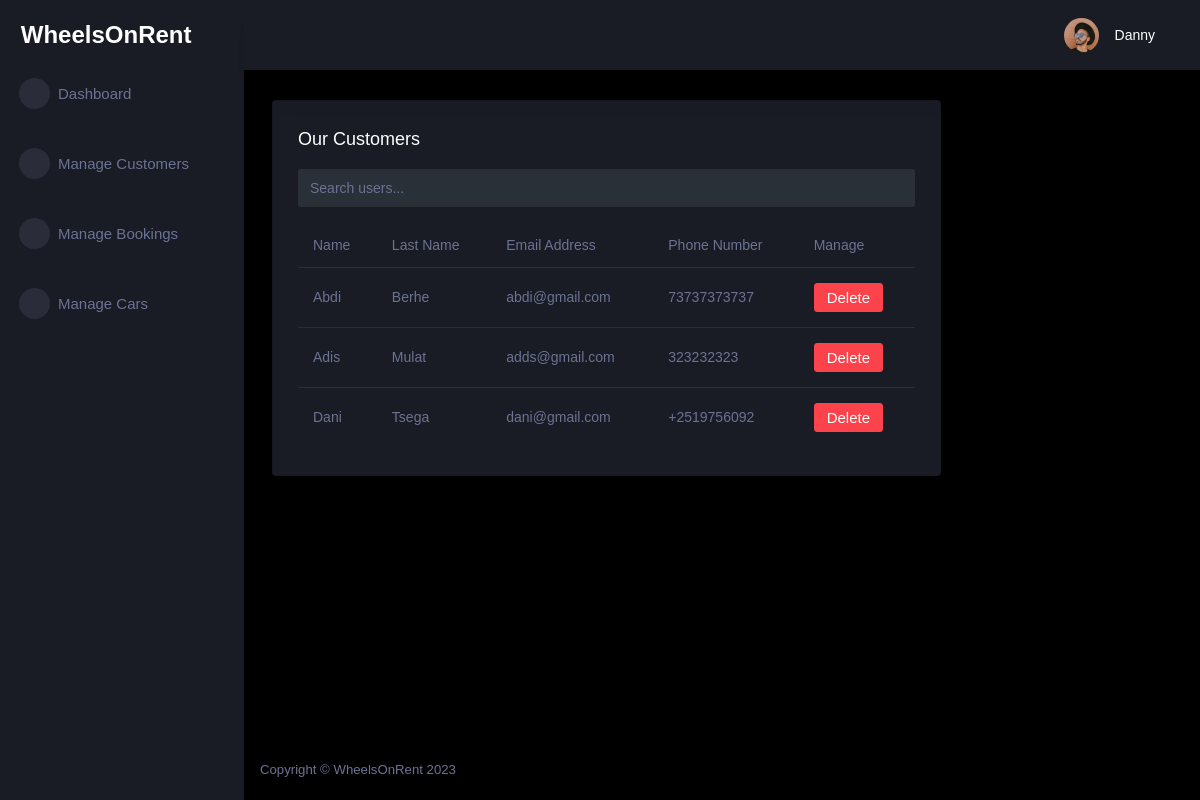
Page /customer/ (signed in) on the committed database.
### tables this page shows
CREATE TABLE customer (
  id INTEGER PRIMARY KEY AUTOINCREMENT,
  name TEXT NOT NULL,
  last_name TEXT NOT NULL,
  phone_number TEXT NOT NULL,
  email TEXT NOT NULL,
  password TEXT NOT NULL,
  role TEXT INTEGER DEFAULT 0
);

### car_app/customer.py (the view)
@bp.route('/')
@login_required
def index():
    db = get_db()
    customers = db.execute(
        'SELECT id, name, last_name, email, phone_number'
        ' FROM customer'
        ' WHERE role = 0'
        ' ORDER BY name ASC'
    ).fetchall()
    return render_template('admin/customer_index.html', customers=customers)

### car_app/customer.py (called while the page is built)
@bp.before_app_request
def load_logged_in_customer():
    customer_id = session.get('customer_id')
    if customer_id is None:
        g.customer = None
    else:
        g.customer = get_db().execute(
            'SELECT * FROM customer WHERE id = ?', (customer_id,)
        ).fetchone()

@bp.after_request
def add_header(response):
    response.headers['Cache-Control'] = 'no-store, no-cache, must-revalidate, max-age=0'
    response.headers['Pragma'] = 'no-cache'
    response.headers['Expires'] = '0'
    return response

def login_required(view):
    @functools.wraps(view)
    def wrapped_view(**kwargs):
        if g.customer is None:
            return redirect(url_for('customer.login'))
        return view(**kwargs)
    return wrapped_view

### car_app/db.py (called while the page is built)
def get_db():
    if 'db' not in g:
        g.db = sqlite3.connect(
            current_app.config['DATABASE'],
            detect_types=sqlite3.PARSE_DECLTYPES
        )
        g.db.row_factory = sqlite3.Row
    return g.db

### car_app/templates/admin/customer_index.html (shortened to what this page needs)
{% extends 'admin/admin_base.html' %}
{% block content %}
<div class="content-wrapper">
<div class="row">
  <div class="col-lg-9 grid-margin stretch-card">
    <div class="card">
      <div class="card-body">
        <h4 class="card-title">Our Customers</h4>
        <div class="mb-3">
          <input type="text" id="searchInput" class="form-control" placeholder="Search users...">
        </div>
        <div class="table-responsive">
          <table class="table">
            <thead>
              <tr>
                <th>Name</th>
                <th>Last Name</th>
                <th>Email Address</th>
                <th>Phone Number</th>
                <th>Manage</th>
              </tr>
            </thead>
            <tbody>
              {% for customer in customers %}
              <tr>
                <td>{{ customer.name }}</td>
                <td>{{ customer.last_name }}</td>
                <td>{{ customer.email }}</td>
                <td>{{ customer.phone_number }}</td>
            <td><form action="{{ url_for('customer.delete', id=customer['id']) }}" method="post"><input class="btn btn-danger" type="submit" value="Delete" onclick="return confirm('Are you sure?')">
              </form></td>
              </tr>
            {% endfor %}
            </tbody>
          </table>
        </div>
      </div>
    </div>
  </div>
</div>
</div>
{% endblock %}

### car_app/templates/admin/admin_base.html (shortened to what this page needs)
<!DOCTYPE html>
<html lang="en">
<head>
    <link rel="stylesheet" href="https://cdn.jsdelivr.net/npm/bootstrap@4.0.0/dist/css/bootstrap.min.css">
    <link rel="stylesheet" href="{{ url_for('static', filename='assets/admin/assets/vendors/mdi/css/materialdesignicons.min.css')}}">
    <link rel="stylesheet" href="{{ url_for('static', filename='assets/admin/assets/vendors/css/vendor.bundle.base.css')}}">
    <link rel="stylesheet" href="{{ url_for('static', filename='assets/admin/assets/vendors/jvectormap/jquery-jvectormap.css')}}">
    <link rel="stylesheet" href="{{ url_for('static', filename='assets/admin/assets/vendors/flag-icon-css/css/flag-icon.min.css')}}">
    <link rel="stylesheet" href="{{ url_for('static', filename='assets/admin/assets/vendors/owl-carousel-2/owl.carousel.min.css')}}">
    <link rel="stylesheet" href="{{ url_for('static', filename='assets/admin/assets/vendors/owl-carousel-2/owl.theme.default.min.css')}}">
    <link rel="stylesheet" href="{{ url_for('static', filename='assets/admin/assets/css/style.css')}}">
</head>
<body>
    <div class="container-scroller">
        <nav class="sidebar sidebar-offcanvas" id="sidebar">
            <div class="sidebar-brand-wrapper d-none d-lg-flex align-items-center justify-content-center fixed-top">
                <a class="sidebar-brand brand-logo" href="{{ url_for('customer.admin_dashboard') }}" style="text-decoration: none; color: white; font-size: 24px; font-weight: bold; font-family: Verdana, Geneva, Tahoma, sans-serif;">WheelsOnRent</a>
            </div>
            <ul class="nav">
                <li class="nav-item menu-items">
                    <a class="nav-link" href="{{ url_for('customer.admin_dashboard') }}">
                        <span class="menu-icon">
                <i class="mdi mdi-speedometer"></i>
              </span>
                        <span class="menu-title">Dashboard</span>
                    </a>
                </li>
                <br>
                <li class="nav-item menu-items">
                    <a class="nav-link" href="{{ url_for('customer.index') }}">
                        <span class="menu-icon">
                <i class="mdi mdi-playlist-play"></i>
              </span>
                        <span class="menu-title">Manage Customers</span>
                    </a>
                </li>
                <br>
                <li class="nav-item menu-items">
                    <a class="nav-link" href="{{ url_for('booking.index') }}">
                        <span class="menu-icon">
                <i class="mdi mdi-table-large"></i>
              </span>
                        <span class="menu-title">Manage Bookings</span>
                    </a>
                </li>
                <br>
                <li class="nav-item menu-items">
                    <a class="nav-link" href="{{ url_for('car.index') }}">
                        <span class="menu-icon">
                <i class="mdi mdi-car"></i>
              </span>
                        <span class="menu-title">Manage Cars</span>
                    </a>
                </li>
            </ul>
        </nav>
        <div class="container-fluid page-body-wrapper">
            <nav class="navbar p-0 fixed-top d-flex flex-row">
                <div class="navbar-menu-wrapper flex-grow d-flex align-items-stretch">
                    <button class="navbar-toggler navbar-toggler align-self-center" type="button" data-toggle="minimize">
              <span class="mdi mdi-menu"></span>
            </button>
                    <ul class="navbar-nav navbar-nav-right">
                        <li class="nav-item nav-settings d-none d-lg-block">
                            <a class="nav-link" href="#">
                                <i class="mdi mdi-view-grid"></i>
                            </a>
                        </li>
                        <li class="nav-item dropdown">
                            <a class="nav-link" id="profileDropdown" href="#" data-toggle="dropdown">
                                <div class="navbar-profile">
                                    <img class="img-xs rounded-circle" src="{{ url_for('static', filename='assets/admin/assets/images/faces/face15.jpg')}}" alt="">
                                    <p class="mb-0 d-none d-sm-block navbar-profile-name">{{ g.customer['name'] }}</p>
                                    <i class="mdi mdi-menu-down d-none d-sm-block"></i>
                                </div>
                            </a>
                        </li>
                    </ul>
                </div>
            </nav>
            <div class="main-panel">
                {% block content %}{% endblock %}
                <footer class="footer">
                    <div class="d-sm-flex justify-content-center justify-content-sm-between">
                        <span class="text-muted d-block text-center text-sm-left d-sm-inline-block">Copyright © WheelsOnRent 2023</span>
                    </div>
                </footer>
            </div>
        </div>
    </div>
</body>
</html>

### rows in the picture
customer: customer.name "Danny"
customer: name "Abdi", last_name "Berhe", email "abdi@gmail.com", phone_number "73737373737"
customer: name "Adis", last_name "Mulat", email "adds@gmail.com", phone_number "323232323"
customer: name "Dani", last_name "Tsega", email "dani@gmail.com", phone_number "+2519756092"
